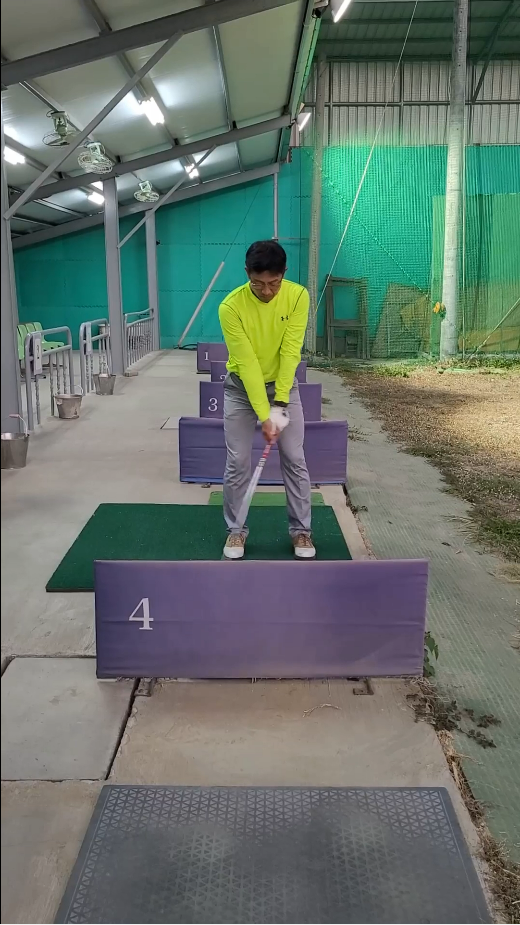
#> input picture realTime/Original_Image/Front_Ready_Begin.png, 520 x 925 px, given in place of the camera
$ python shot.py
#> lines starting #> are read from the running program, lines starting #| are printed output that depends on the picture; after the words box and inside, x2 and y2 are one past the last pixel; in counts of white or black regions, pixels touching at a corner belong together
import cv2

def screenshot():
    cam = cv2.VideoCapture(0,cv2.CAP_DSHOW)
    origin_img = cam.read()[1]
#> origin_img is the input picture: shape (925, 520, 3); mean B, G, R 107.5, 116.3, 102.2
    #img = cv2.imread('ball.png')
    #newimg = img[790:880, 295:390]
    newimg = origin_img[::]
    gray_img = cv2.cvtColor(newimg, cv2.COLOR_BGR2GRAY)
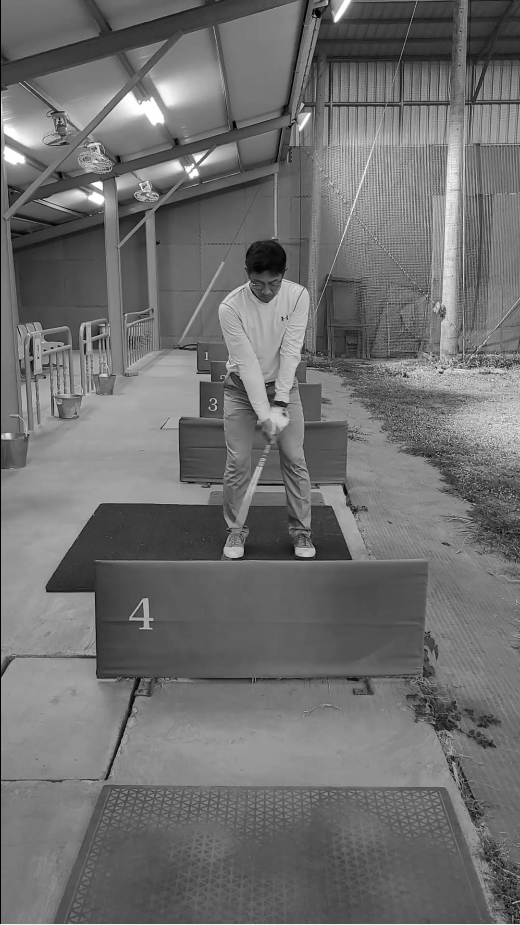
#> gray_img: shape (925, 520); min 0, max 255, mean 111.1
    imgCon = newimg.copy()
    canny = cv2.Canny(gray_img, 150, 200)
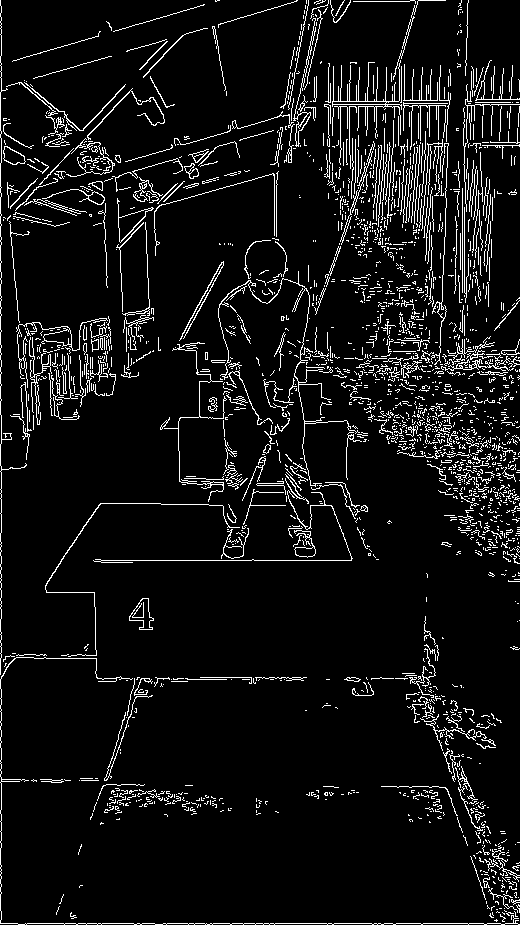
#> canny: shape (925, 520); 7.2% white in thin lines or dots
    con, hir = cv2.findContours(canny, cv2.RETR_EXTERNAL, cv2.CHAIN_APPROX_NONE)
#> con = 1968 contours, 1899 with area under 20; largest, box (x1, y1, x2, y2) and area: (117, 198, 154, 243) 455, (129, 598, 154, 630) 390, (16, 318, 108, 376) 330, (3, 146, 26, 165) 254, (332, 60, 402, 139) 192; hir = 1968 rows, first 6: [1, -1, -1, -1], [2, 0, -1, -1], [3, 1, -1, -1], [4, 2, -1, -1], [5, 3, -1, -1], [6, 4, -1, -1]
    count = 0
    catch = 0
    hit = 0
    for cnt in con:
        # cv2.drawContours(imgCon,cnt,-1,(255,0,0),4)
        # print(cv2.contourArea(cnt))
        # print(cv2.arcLength(cnt,True))
        peri = cv2.arcLength(cnt, True)
        are = cv2.contourArea(cnt)
        ver = cv2.approxPolyDP(cnt, peri * 0.02, True)
        #print(are)
        if are > 80:
            hit = 1
#> this loop made 1968 passes
#> (peri, are) on passes 1, 2, 3, 4, 7, 8, 9, 14, 15, 16, 17, 18: (7.66, 2), (26.14, 2), (13.07, 2.5), (21.31, 3), (32.73, 2.5), (14.24, 0.5), (7.66, 0), (12.24, 0.5), (18.49, 0), (10.49, 0), (24.73, 1.5), (11.66, 2)
#> (peri, are, ver) on passes 5, 6, 10, 11, 12, 21: (6.24, 0.5, [[502, 912], [504, 914], [504, 913], [503, 913]]), (6.83, 0, [[492, 912], [492, 914], [493, 915], [492, 914]]), (4.83, 0, [[504, 910], [505, 911], [506, 911], [505, 911]]), (2, 0, [[496, 909], [497, 909]]), (0, 0, [[504, 908]]), (6, 0, [[509, 899], [509, 902]])
    if hit == 1:
        print('not hit')
    else:
        print('hit')

    #顯示圖片
    while True:
        cv2.imshow('Canny', canny)
        cv2.imshow('imgCon', imgCon)
        cv2.imshow('golf', newimg)
        # cv2.waitKey(0)
        # cv2.imshow('golf',newimg)
        if cv2.waitKey(20) == ord('q'):
#> (key q is pressed here)
            break


screenshot()

$ run again, on realTime/Original_Image/Front_Swing_End.png
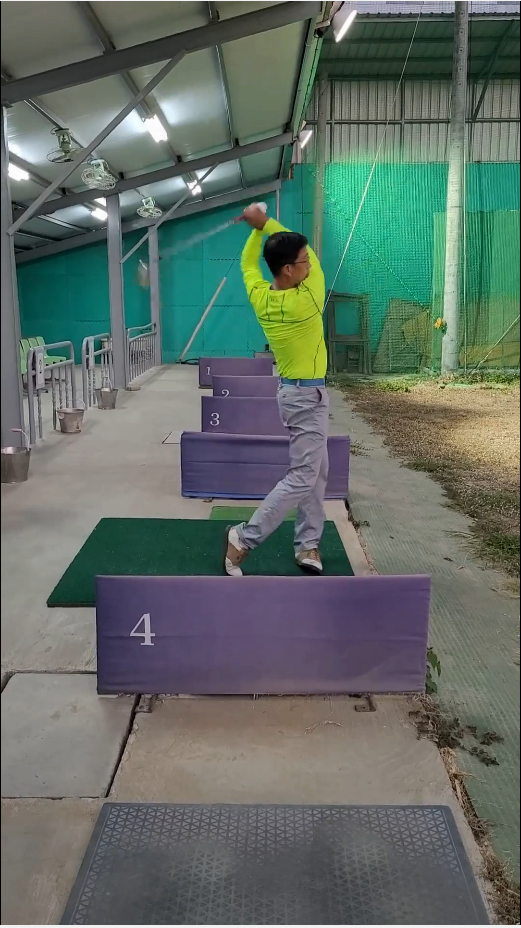
#> input picture realTime/Original_Image/Front_Swing_End.png, 521 x 928 px, given in place of the camera
#> in screenshot, origin_img is the input picture: shape (928, 521, 3); mean B, G, R 101.6, 109.4, 96.9
#> in screenshot, `gray_img = cv2.cvtColor(newimg, cv2.COLOR_BGR2GRAY)`:
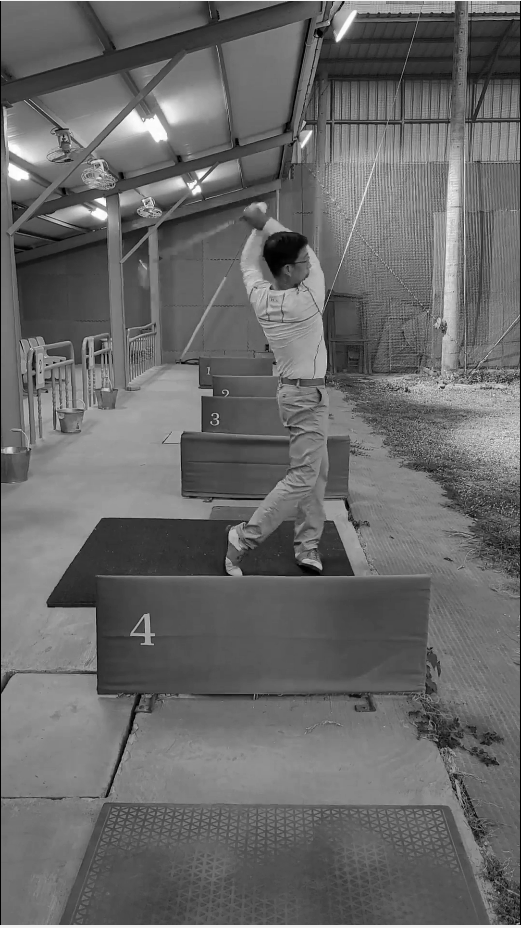
#> gray_img: shape (928, 521); min 0, max 255, mean 104.8
#> in screenshot, `canny = cv2.Canny(gray_img, 150, 200)`:
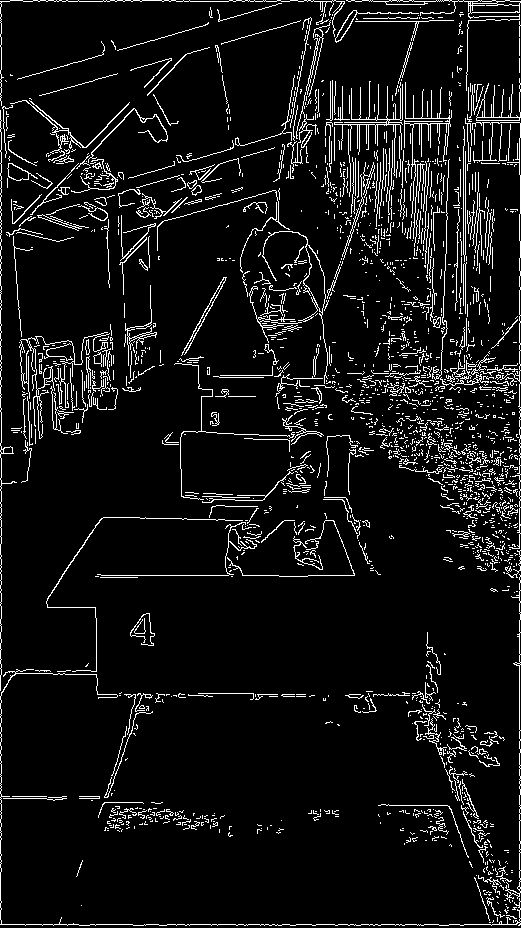
#> canny: shape (928, 521); 7.3% white in thin lines or dots
#> con = 1904 contours, 1840 with area under 20; largest, box (x1, y1, x2, y2) and area: (262, 231, 328, 384) 808, (346, 0, 521, 91) 706, (7, 163, 38, 181) 246, (476, 78, 521, 121) 227, (181, 277, 227, 356) 214; hir = 1904 rows, first 6: [1, -1, -1, -1], [2, 0, -1, -1], [3, 1, -1, -1], [4, 2, -1, -1], [5, 3, -1, -1], [6, 4, -1, -1]
#> the loop in screenshot, `for cnt in con:` made 1904 passes
#> (peri, are) on passes 5, 7, 8, 9, 16, 20, 21, 23: (22.49, 2), (15.31, 3), (13.66, 2), (6.24, 0.5), (93.5, 14.5), (10.83, 1), (11.66, 0), (14.49, 1)
